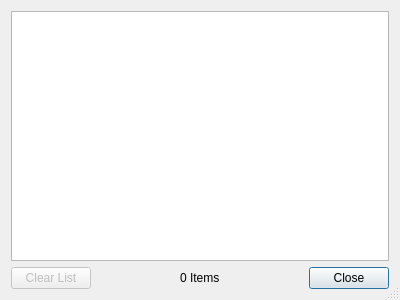
<?xml version="1.0" encoding="UTF-8"?>
<ui version="4.0">
 <class>DownloadManager</class>
 <widget class="QDialog" name="DownloadManager">
  <property name="geometry">
   <rect>
    <x>0</x>
    <y>0</y>
    <width>400</width>
    <height>300</height>
   </rect>
  </property>
  <property name="windowTitle">
   <string>Downloads</string>
  </property>
  <property name="sizeGripEnabled">
   <bool>true</bool>
  </property>
  <layout class="QGridLayout" name="gridLayout">
   <item row="0" column="0" colspan="3">
    <widget class="E5TableView" name="downloadsView"/>
   </item>
   <item row="1" column="0">
    <layout class="QHBoxLayout" name="horizontalLayout_2">
     <item>
      <widget class="QPushButton" name="cleanupButton">
       <property name="enabled">
        <bool>false</bool>
       </property>
       <property name="toolTip">
        <string>Press to clean up the list of downloads</string>
       </property>
       <property name="text">
        <string>Clear List</string>
       </property>
       <property name="autoDefault">
        <bool>false</bool>
       </property>
      </widget>
     </item>
     <item>
      <spacer name="horizontalSpacer_2">
       <property name="orientation">
        <enum>Qt::Horizontal</enum>
       </property>
       <property name="sizeHint" stdset="0">
        <size>
         <width>40</width>
         <height>20</height>
        </size>
       </property>
      </spacer>
     </item>
    </layout>
   </item>
   <item row="1" column="1">
    <widget class="QLabel" name="countLabel">
     <property name="text">
      <string>0 Items</string>
     </property>
    </widget>
   </item>
   <item row="1" column="2">
    <layout class="QHBoxLayout" name="horizontalLayout">
     <item>
      <spacer name="horizontalSpacer">
       <property name="orientation">
        <enum>Qt::Horizontal</enum>
       </property>
       <property name="sizeHint" stdset="0">
        <size>
         <width>40</width>
         <height>20</height>
        </size>
       </property>
      </spacer>
     </item>
     <item>
      <widget class="QDialogButtonBox" name="buttonBox">
       <property name="orientation">
        <enum>Qt::Horizontal</enum>
       </property>
       <property name="standardButtons">
        <set>QDialogButtonBox::Close</set>
       </property>
      </widget>
     </item>
    </layout>
   </item>
  </layout>
 </widget>
 <customwidgets>
  <customwidget>
   <class>E5TableView</class>
   <extends>QTableView</extends>
   <header>E5Gui/E5TableView.h</header>
  </customwidget>
 </customwidgets>
 <tabstops>
  <tabstop>downloadsView</tabstop>
  <tabstop>cleanupButton</tabstop>
  <tabstop>buttonBox</tabstop>
 </tabstops>
 <resources/>
 <connections>
  <connection>
   <sender>buttonBox</sender>
   <signal>rejected()</signal>
   <receiver>DownloadManager</receiver>
   <slot>close()</slot>
   <hints>
    <hint type="sourcelabel">
     <x>330</x>
     <y>274</y>
    </hint>
    <hint type="destinationlabel">
     <x>286</x>
     <y>294</y>
    </hint>
   </hints>
  </connection>
 </connections>
</ui>
